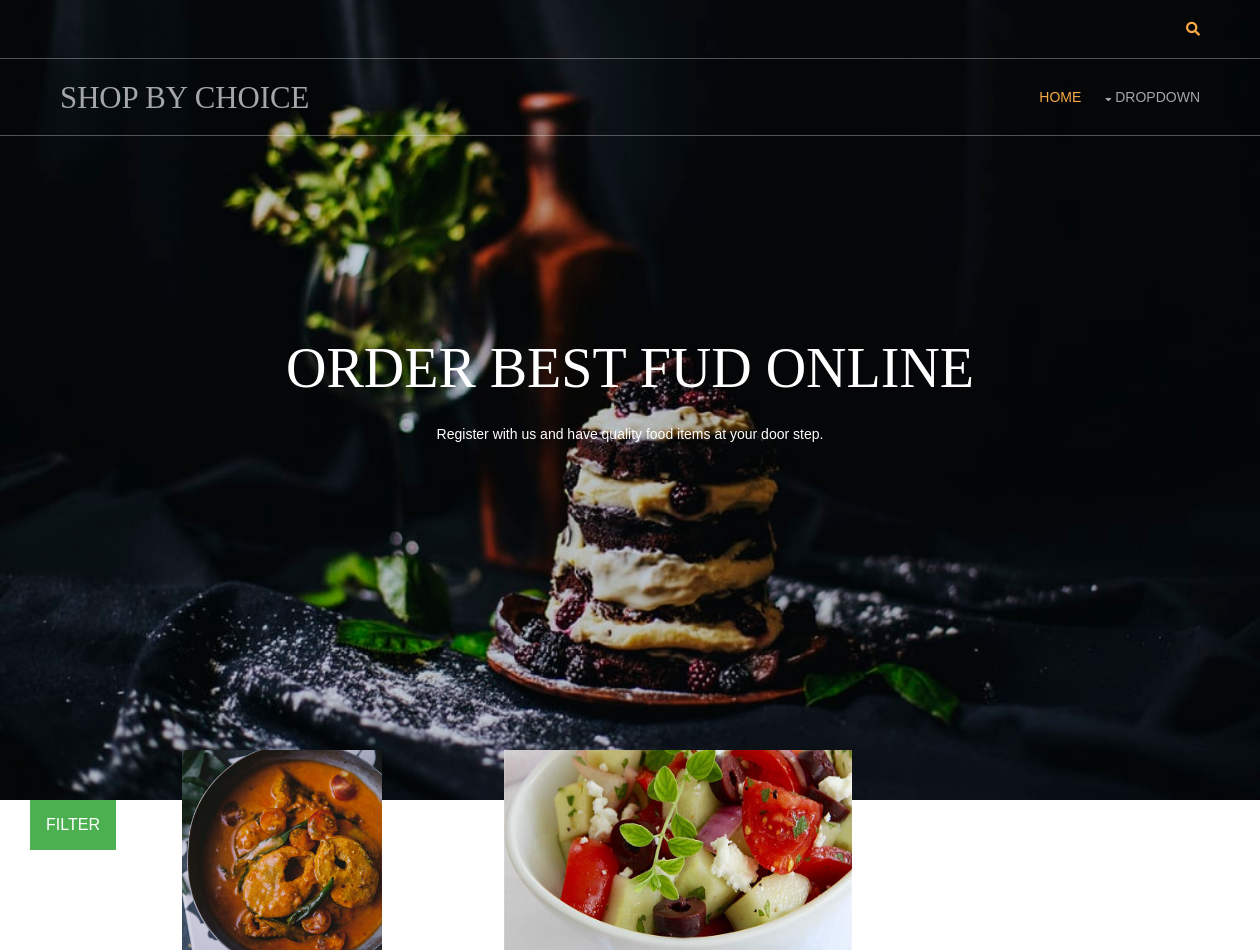
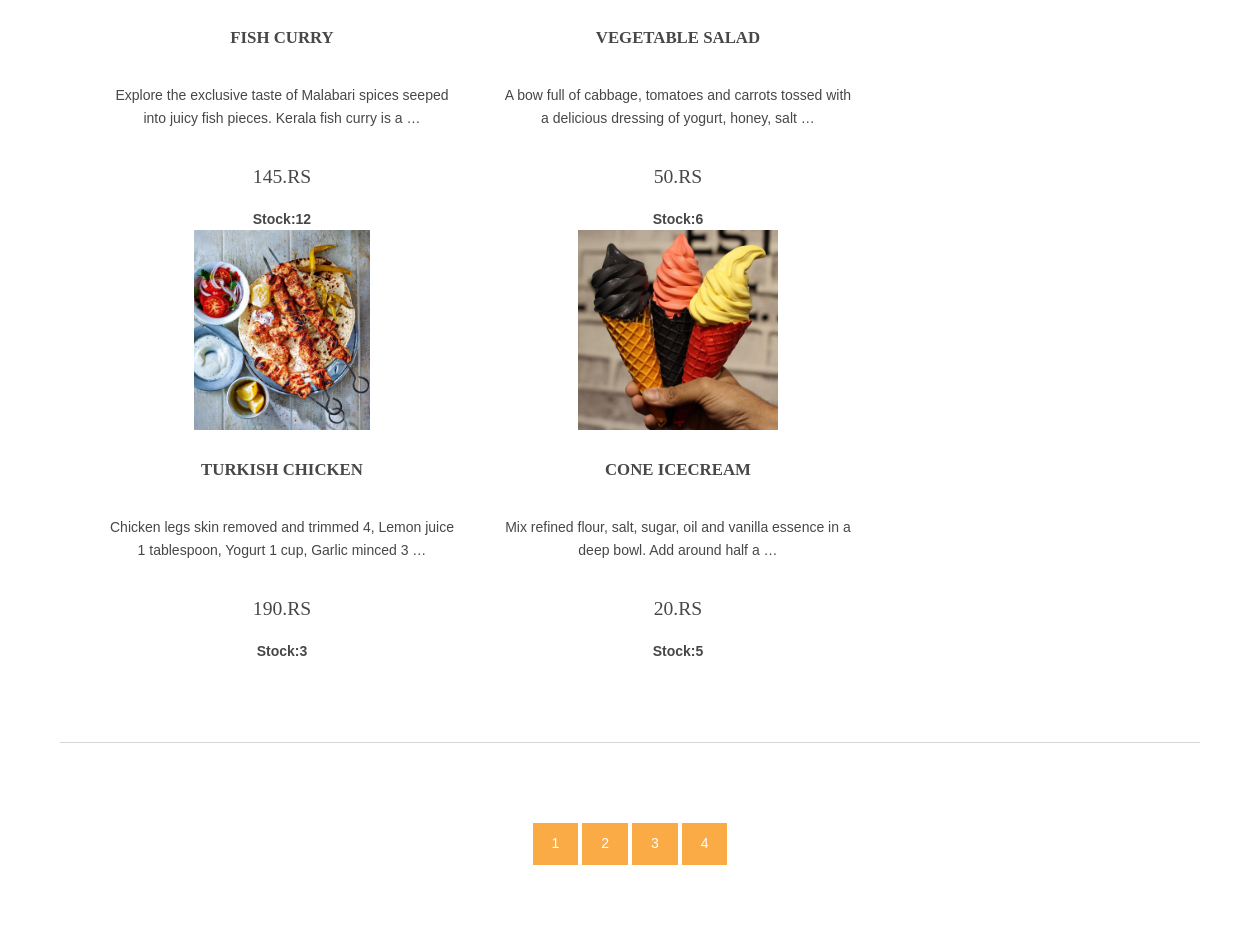
The page / on the database its author committed (2 pictures, top to bottom).
### shop/models.py (models this page shows, shortened)
class products(models.Model):
    name=models.CharField(max_length=250,unique=True)
    slug=models.SlugField(max_length=250,unique=True)
    img=models.ImageField(upload_to='product')
    desc=models.TextField()
    stock=models.IntegerField()
    available=models.BooleanField()
    price=models.IntegerField()
    category=models.ForeignKey(categ,on_delete=models.CASCADE)
    def get_url(self):
        return reverse('details',args=[self.category.slug,self.slug])

### shop/views.py (the view)
# urls.py: 2. Add a URL to urlpatterns:  path('', views.home, name='home')
def home(request,c_slug=None):
    c_page=None
    prodt=None
    if c_slug!=None:
        c_page=get_object_or_404(categ,slug=c_slug)
        prodt=products.objects.filter(category=c_page,available=True)
    else:
        prodt=products.objects.all().filter(available=True)
    cat=categ.objects.all()
    paginator=Paginator(prodt,4)
    try:
        page=int(request.GET.get('page','1'))
    except:
            page=1
    try:
        pro=paginator.page(page)
    except(EmptyPage,InvalidPage):
        pro=paginator.page(paginator.num_pages)
    return render(request, 'index.html',{'pr':prodt,'ct':cat,'pg':pro})

### cart/context_processor.py (called while the page is built)
def count(request):
    item_count=0
    if 'admin' in request.path:
        return {}
    else:
        try:
            ct=cartlist.objects.filter(cart_id=c_id(request))
            cti=Items.objects.all().filter(cart=ct[:1])
            for c in cti:
                item_count += c.quantity
        except cartlist.DoesNotExist:
            item_count=0
        return dict(itc=item_count)

### cart/views.py (called while the page is built)
def c_id(request):
    ct_id=request.session.session_key
    if not ct_id:
        ct_id=request.session.create()
    return ct_id

### shop/models.py (called while the page is built)
    def get_url(self):
        return reverse('prod_cat',args=[self.slug])

### templates/index.html (shortened to what this page needs)
{% load static %}
<html lang="">
<head>
<link href="{% static 'hom/layout/styles/layout.css' %}" rel="stylesheet" type="text/css" media="all">
</head>
<body id="top">
<div class="abcd" style="background-image:url({% static 'hom/images/demo/backgrounds/bg.jpg' %});">
  <div class="wrapper row0">
    <div id="topbar" class="hoc clear">
      <div class="fl_right">
        <ul class="nospace">
          <li id="searchform">
          </li>
        </ul>
      </div>
    </div>
  </div>
  <div class="wrapper row1">
    <header id="header" class="hoc clear">
      <div id="logo" class="fl_left">
        <strong><h1><a href="/">SHOP BY CHOICE</a></h1></strong>
      </div>
      <nav id="mainav" class="fl_right">
        <ul class="clear">
          <li class="active"><a href="/">Home</a></li>
          <li><a class="drop" href="#">Dropdown</a>
          </li>
        </ul>
      </nav>
    </header>
</div>
  <div id="pageintro" class="hoc clear">
    <article>
      <h3 class="heading">Order Best fud online</h3>
      <p>Register with us and have quality food items at your door step.</p>
    </article>
  </div>
</div>
<div class="wrapper row3">
  <div class="dropdown">
  <button class="dropbtn">FILTER</button>
</div>
  <main class="hoc container clear">
    <section id="introblocks">
      <ul class="nospace group btmspace-80">
    {% for i in pg.object_list %}
        <li class="one_third">
          <figure><a class="imgover" href={{i.get_url}}><img src={{i.img.url}} style="height:200;" alt=""></a>
            <figcaption>
              <h1 class="heading">{{i.name}}</h1><br>
              <p>{{i.desc |truncatewords:17}}</p><br>
              <h4>{{i.price}}.Rs</h4>
              <b>Stock:{{i.stock}}</b><br>
            </figcaption>
          </figure>
        </li>
         {% endfor %}
      </ul>
    </section>
    <hr class="btmspace-80">
    <center>
      {% for p in pg.paginator.page_range %}
      <a href="?page={{p}}" class="btn btn-light btn-sm {% if pg.number == p %} active {% endif %}">{{p}}</a>
      {% endfor %}
    </center>
  </main>
</div>
</body>
</html>

### static/hom/layout/styles/layout.css (style rules this page uses)
.row1 { border:solid; border-width:1px 0; }
#topbar { padding:20px 0; font-size:.8rem; text-transform:uppercase; }
#topbar ul li { display:inline-block; margin-right:15px; }
#topbar ul li:last-child { margin-right:0; padding-right:0; border-right:none; }
#topbar #searchform { position:relative; line-height:1; z-index:9999; }
#topbar #searchform::after { display:block; height:18px; line-height:18px; padding:0; font-family:"Font Awesome\ 5 Free"; font-weight:900; font-size:1rem; content:"\f002"; }
#topbar #searchform ::placeholder { text-transform:capitalize; }
#header #logo { margin:22px 0 0 0; }
#header #logo h1 { margin:0; padding:0; font-size:2.2rem; text-transform:uppercase; }
#pageintro { padding:200px 0 300px; }
#pageintro article, #pageintro article p { display:block; max-width:75%; margin:0 auto; text-align:center; }
#pageintro article p { max-width:65%; line-height:2rem; }
#pageintro .heading { margin-bottom:20px; font-size:4rem; }
.container { padding:80px 0; }
#introblocks { display:block; position:relative; margin:-180px 0 0 0; z-index:1; text-align:center; }
#introblocks figure figcaption { display:block; padding:30px 0 0 0; text-align:center; }
#introblocks figure figcaption .heading { font-size:1.2rem; font-weight:700; margin-bottom:0; }
*, *::before, *::after { transition:all .3s ease-in-out; }
nav ul, nav ol { margin:0; padding:0; list-style:none; }
#mainav, #breadcrumb, .sidebar nav { line-height:normal; }
#mainav .drop::after, #mainav li li .drop::after, #breadcrumb li a::after, .sidebar nav a::after { position:absolute; font-family:"Font Awesome\ 5 Free"; font-weight:900; font-size:10px; line-height:10px; }
#mainav ul { text-transform:uppercase; }
#mainav li { display:inline-block; position:relative; margin:0 15px 0 0; padding:0; }
#mainav li:last-child { margin-right:0; }
#mainav li a { display:block; padding:30px 0; }
#mainav .drop { padding-left:15px; }
#mainav .drop::after, #mainav li li .drop::after { content:"\f0d7"; }
#mainav .drop::after { top:35px; left:5px; }
body { color:#A5A6AA; background-color:#1C1D21; }
a { color:#FBAB45; }
hr, .borderedbox { border-color:#D7D7D7; }
.btn, .btn.inverse:hover { color:#FFFFFF; background-color:#FBAB45; border-color:#FBAB45; }
.imgover, .imgover:hover::after { color:#FFFFFF; }
.row1 { border-color:rgba(255,255,255,.3); }
.row3 { color:#474747; background-color:#FFFFFF; }
#topbar #searchform { color:#FBAB45; }
#header #logo h1 a { color:inherit; }
#pageintro { color:#FFFFFF; }
#mainav li a { color:inherit; }
#mainav .active a, #mainav a:hover, #mainav li:hover > a { color:#FBAB45; background-color:inherit; }
@media screen and (min-width:1140px) { .hoc { max-width:1140px; } }

### templates/index.html (style rules this page uses)
.dropbtn { background-color: #4CAF50; color: white; padding: 16px; font-size: 16px; border: none; cursor: pointer; }
.dropdown { position: relative; display: inline-block; }
.dropdown { position: relative; display: inline-block; padding-left:30px; }
.abcd { height:100%; background-position:center; background-repeat:no-repeat; background-size:cover; }

### rows shown on the page
products: img (picture), name "FISH CURRY", desc "Explore the exclusive taste of Malabari spices seeped into juicy fish pieces. Kerala fish curry is a …", price "145", stock "12"
products: img (picture), name "VEGETABLE SALAD", desc "A bow full of cabbage, tomatoes and carrots tossed with a delicious dressing of yogurt, honey, salt …", price "50", stock "6"
products: img (picture), name "TURKISH CHICKEN", desc "Chicken legs skin removed and trimmed 4, Lemon juice 1 tablespoon, Yogurt 1 cup, Garlic minced 3 …", price "190", stock "3"
products: img (picture), name "CONE ICECREAM", desc "Mix refined flour, salt, sugar, oil and vanilla essence in a deep bowl. Add around half a …", price "20", stock "5"

### other values the page prints
{{ p }} "1" "2" "3" "4"
